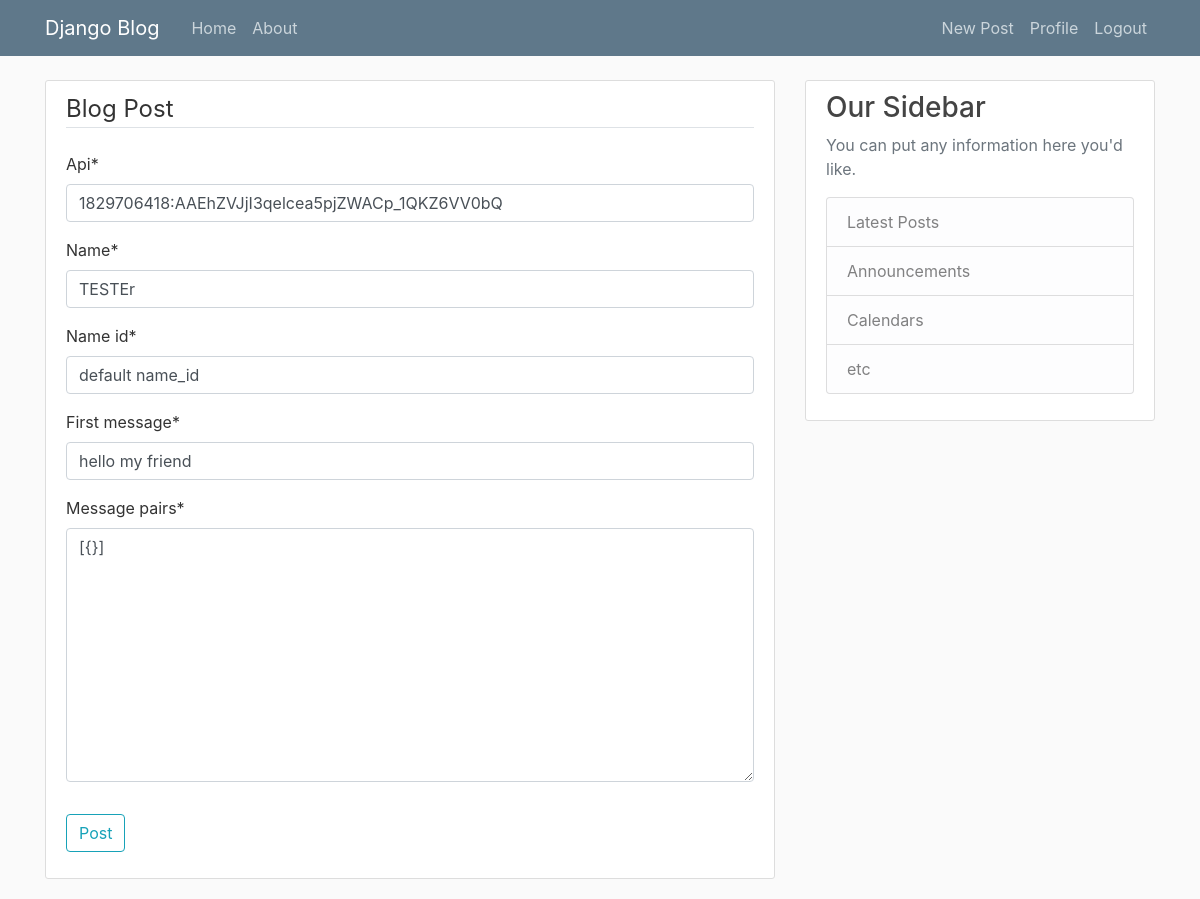
The page /post/2/update (signed in) on the database as committed earlier.
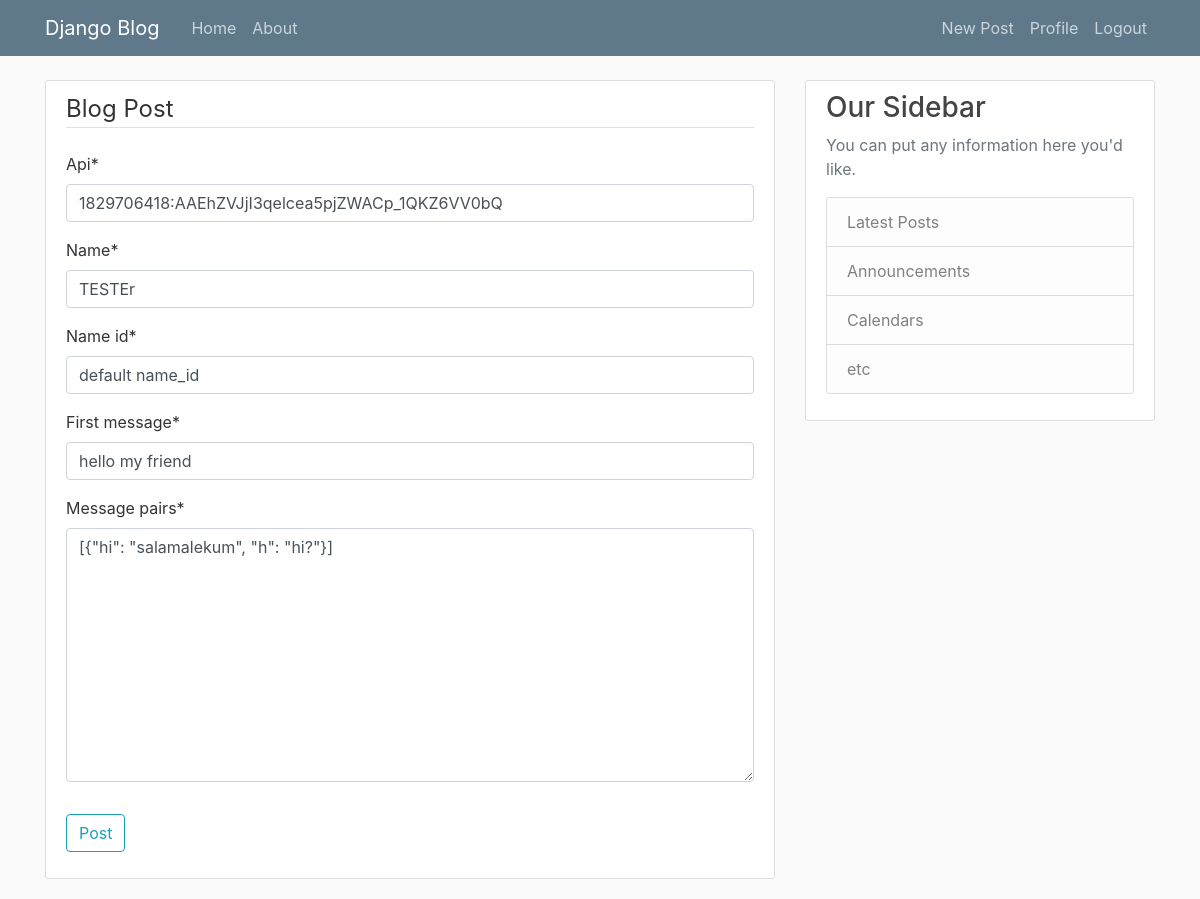
The same page on the database as committed later.
### app/models.py (models this page shows, shortened)
class Post(models.Model):
    api = models.CharField(max_length=100)
    name = models.CharField(max_length=100, default = "default name")
    name_id = models.CharField(max_length=100, default = "default name_id")
    first_message = models.CharField(max_length=100, default = "hello my friend")
    date_posted = models.DateTimeField(default=timezone.now)
    author = models.ForeignKey(User, on_delete=models.CASCADE)
    running = models.BooleanField(default = False)
    message_pairs = JSONField(default=list)
    objects = PostManager()

### app/views.py (the view, shortened to what this page needs)
# urls.py: path('post/<int:pk>/update', PostUpdateView.as_view(), name = 'post-update'),
class PostUpdateView(LoginRequiredMixin, UserPassesTestMixin, UpdateView):
    model = Post
    fields = ['api', 'name', 'name_id','first_message', 'message_pairs']
    def test_func(self):
        post = self.get_object()
        if self.request.user == post.author:
            return True
        return False

### app/templates/app/post_form.html (shortened to what this page needs)
{% extends "app/base.html"%}
{% load crispy_forms_tags %}
{% block content %}
    <div class = "content-section">
        <form method = "POST" >
            <fieldset class="form-group">
                <legend class ="border-bottom mb-4">Blog Post</legend>
                {{ form|crispy }}
            </fieldset>
            <div class ="form-group">
                <button class ="btn btn-outline-info" type ="submit">Post</button>
            </div>
        </form>
    </div>
{% endblock content %}

Rows that differ between the two databases and show on the page:
changed Post "1829706418:AAEhZVJjI3qelcea5pjZWACp_1QKZ6VV0bQ": message_pairs "[{}]" → "[{\"hi\": \"salamalekum\", \"h\": \"hi?\"}]"
